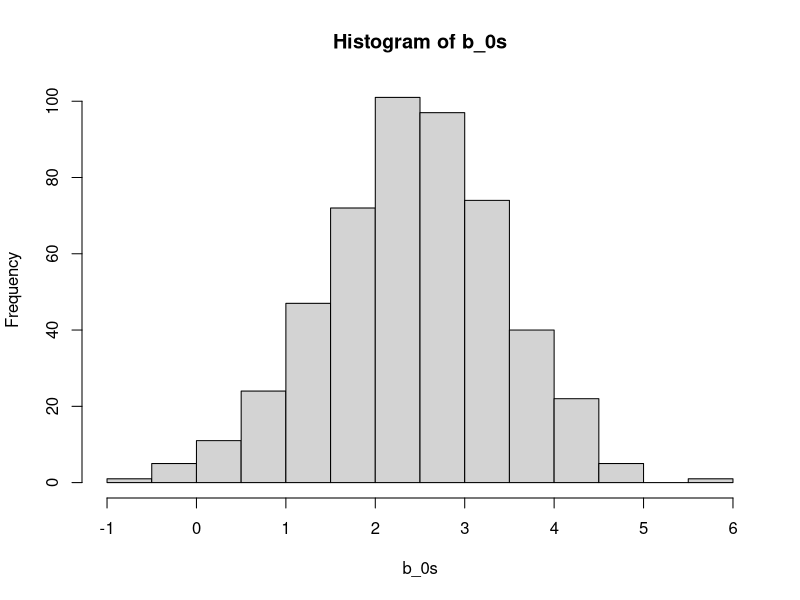
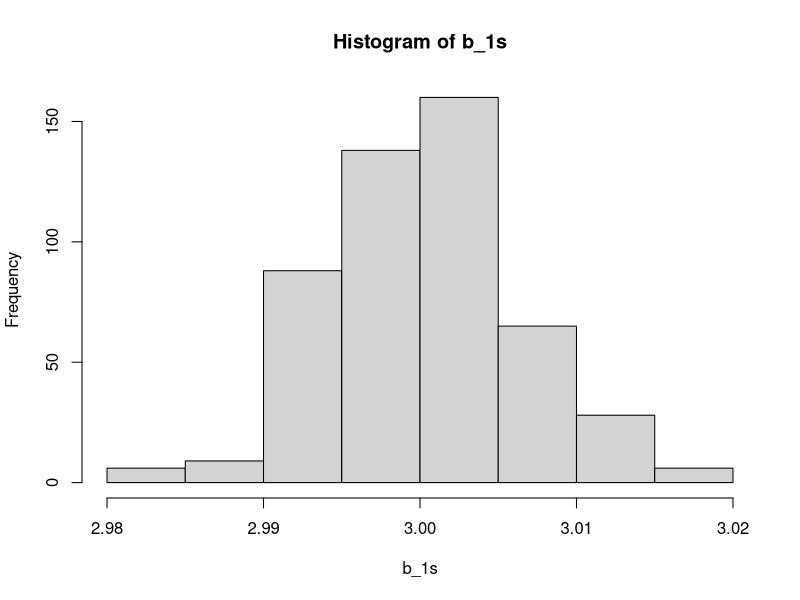

The R script that drew these images, in order:
N <- 512  
storage <- rep(NA, N)
storage

for (i in 1:N){
  storage[i] <- 2*i
  cat("i =", i, " and 5*i =", 5*i, " was saved in storage[", i, "]\n")
}

storage

k <- 500

b_0s <- rep(NA, k)
b_1s <- rep(NA, k)

n <- 40

# library(tidyverse)
# tibble(rep(rep(NA, 6), 6))

for (a in c(1/sqrt(2),1,sqrt(2),2,sqrt(8))){
  for (b in c(45,60,90,150,270)){
    for (i in 1:k){
      Xi <- rep(seq(30, b, length.out=n/2), each=2) #n must be even.
      Yi <- 2.5 + 3*Xi + rnorm(n, 0, a)
  
      test.lm <- lm(Yi ~ Xi)
      b_0s[i] <- coef(test.lm)[1]
      b_1s[i] <- coef(test.lm)[2]
    }
    print(paste0("range/variance = ", b/(a^2)))
    print(paste0("intercept_sd = ", sd(b_0s)))
    print(paste0("slope_sd = ", sd(b_1s)))
  }
}


hist(b_0s)
hist(b_1s)

mean(b_0s)
mean(b_1s)

sd(b_0s)
sd(b_1s)
